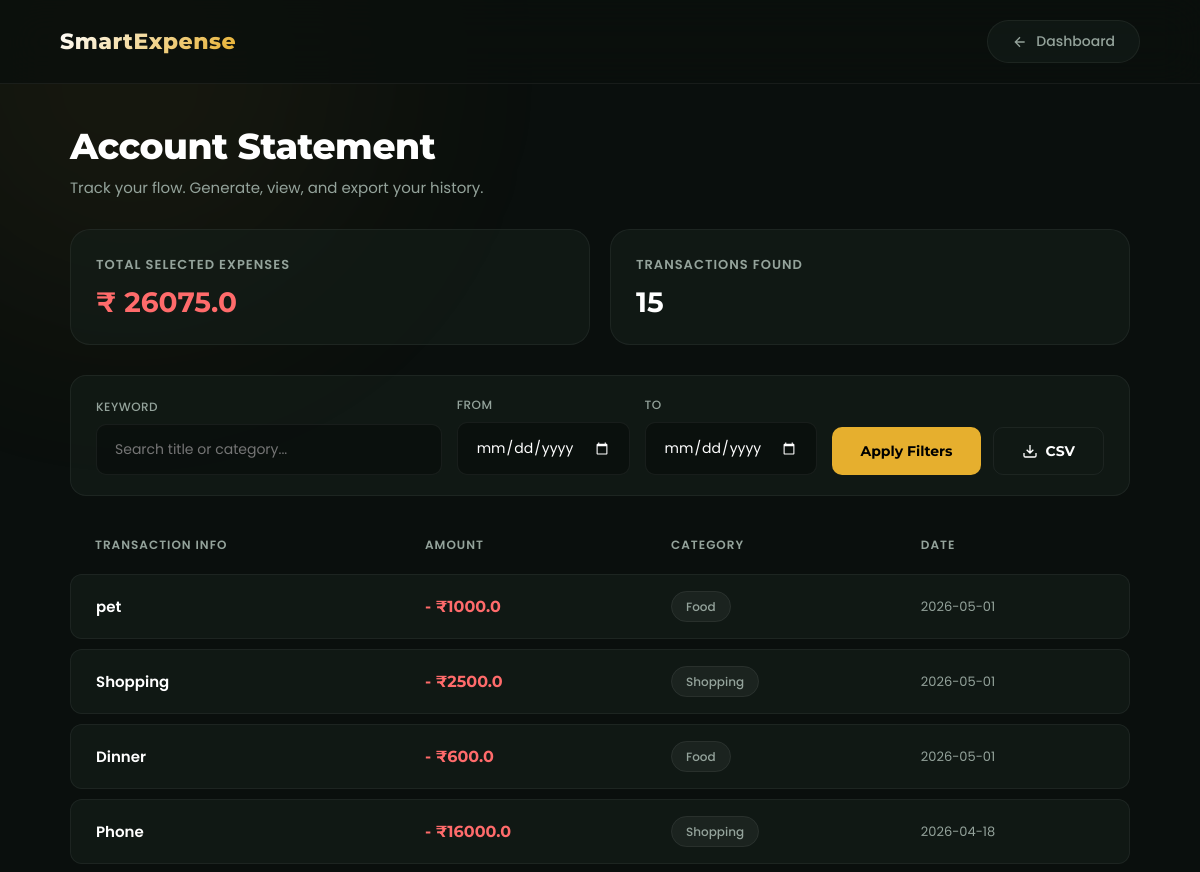
Before: /statement (signed in, upper part) with the older database file.
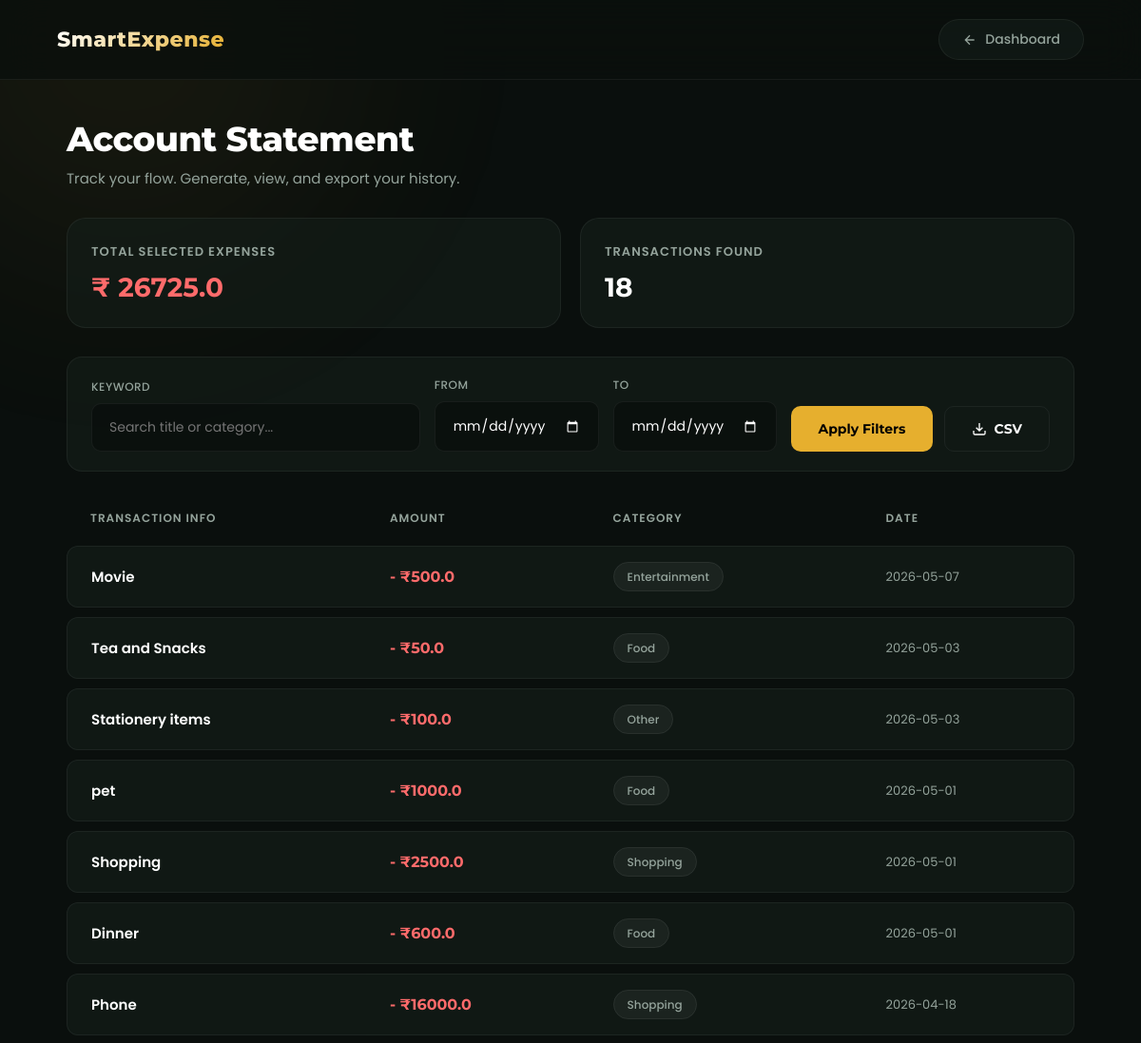
After: the same page with the newer database file.
### tables this page shows
CREATE TABLE expenses (
                id INTEGER PRIMARY KEY AUTOINCREMENT,
                user_email TEXT,
                title TEXT,
                amount REAL,
                category TEXT,
                date TEXT
            );

### app.py (the view)
@app.route("/statement")
def statement():
    if "user" not in session:
        return redirect("/login")
    search_query = request.args.get('search')
    start_date = request.args.get('start_date')
    end_date = request.args.get('end_date')
    conn = sqlite3.connect(DB_FILE)
    cursor = conn.cursor()
    query = "SELECT title, amount, category, date FROM expenses WHERE user_email = ?"
    params = [session["email"]]
    if search_query:
        query += " AND (title LIKE ? OR category LIKE ?)"
        search_term = f"%{search_query}%"
        params.extend([search_term, search_term])
    if start_date:
        query += " AND date >= ?"
        params.append(start_date)
    if end_date:
        query += " AND date <= ?"
        params.append(end_date)
    query += " ORDER BY date DESC"
    cursor.execute(query, tuple(params))
    expenses = cursor.fetchall()
    total_expense = sum([exp[1] for exp in expenses]) if expenses else 0
    conn.close()
    return render_template(
        "statement.html",
        expenses=expenses,
        total_expense=total_expense
    )

### templates/statement.html (shortened to what this page needs)
<!DOCTYPE html>
<html lang="en">
<head>
</head>
<body>
    <header>
        <div class="logo">SmartExpense</div>
        <a href="/dashboard">
            <svg width="16" height="16" viewBox="0 0 24 24" fill="none" stroke="currentColor" stroke-width="2"><path d="M19 12H5M12 19l-7-7 7-7"/></svg>
            Dashboard
        </a>
    </header>
    <div class="container">
        <div class="header-section">
            <div class="title-wrapper">
                <h1>Account Statement</h1>
                <p>Track your flow. Generate, view, and export your history.</p>
            </div>
        </div>
        <div class="stats-grid">
            <div class="stat-card">
                <span class="stat-label">Total Selected Expenses</span>
                <span class="stat-value expense">₹ {{ total_expense }}</span>
            </div>
            <div class="stat-card">
                <span class="stat-label">Transactions Found</span>
                <span class="stat-value">{{ expenses|length if expenses else 0 }}</span>
            </div>
        </div>
        <div class="controls-card">
            <form action="/statement" method="GET" class="filter-form">
                <div class="input-group" style="flex: 2;">
                    <label for="search">Keyword</label>
                    <input type="text" id="search" name="search" placeholder="Search title or category..." value="{{ request.args.get('search', '') }}">
                </div>
                <div class="input-group">
                    <label for="start_date">From</label>
                    <input type="date" id="start_date" name="start_date" value="{{ request.args.get('start_date', '') }}">
                </div>
                <div class="input-group">
                    <label for="end_date">To</label>
                    <input type="date" id="end_date" name="end_date" value="{{ request.args.get('end_date', '') }}">
                </div>
                <div class="btn-group">
                    <button type="submit" class="btn">Apply Filters</button>
                    <button type="submit" formaction="/export-csv" formmethod="GET" class="btn btn-outline">
                        <svg width="16" height="16" viewBox="0 0 24 24" fill="none" stroke="currentColor" stroke-width="2"><path d="M21 15v4a2 2 0 0 1-2 2H5a2 2 0 0 1-2-2v-4M7 10l5 5 5-5M12 15V3"/></svg>
                        CSV
                    </button>
                </div>
            </form>
        </div>
        <div class="statement-area">
            <table>
                <thead>
                    <tr>
                        <th>Transaction Info</th>
                        <th>Amount</th>
                        <th>Category</th>
                        <th>Date</th>
                    </tr>
                </thead>
                <tbody>
                    {% for exp in expenses %}
                    <tr>
                        <td data-label="Info" class="tx-title">{{ exp[0] }}</td>
                        <td data-label="Amount" class="tx-amount">- ₹{{ exp[1] }}</td>
                        <td data-label="Category"><span class="category-badge">{{ exp[2] }}</span></td>
                        <td data-label="Date" class="tx-date">{{ exp[3] }}</td>
                    </tr>
                    {% endfor %}
                </tbody>
            </table>
        </div>
    </div>
</body>
</html>

Changed rows visible on the page:
added expenses: title "Movie", amount "500.0", category "Entertainment", date "2026-05-07"
added expenses: title "Tea and Snacks", amount "50.0", category "Food", date "2026-05-03"
added expenses: title "Stationery items", amount "100.0", category "Other", date "2026-05-03"
Other visible differences:
{{ total_expense }}: "26075.0" → "26725.0"
{{ expenses|length if expenses else 0 }}: "15" → "18"
